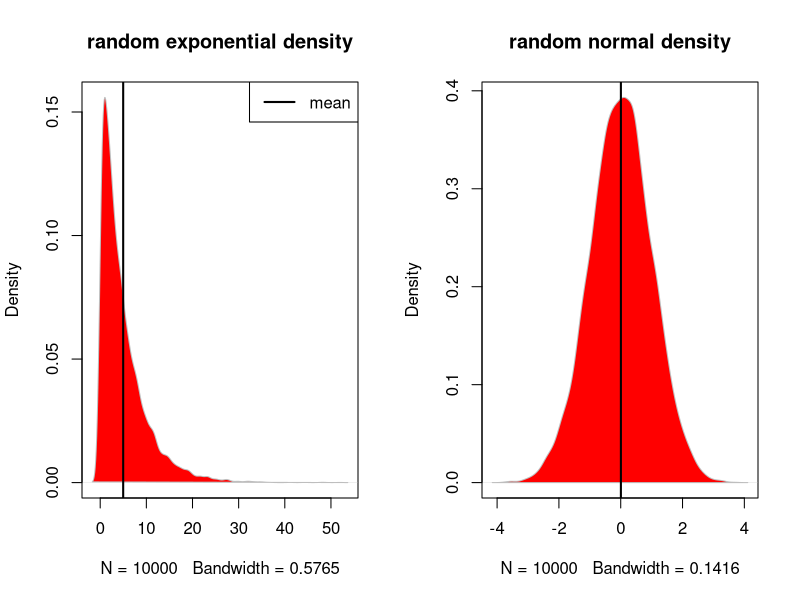
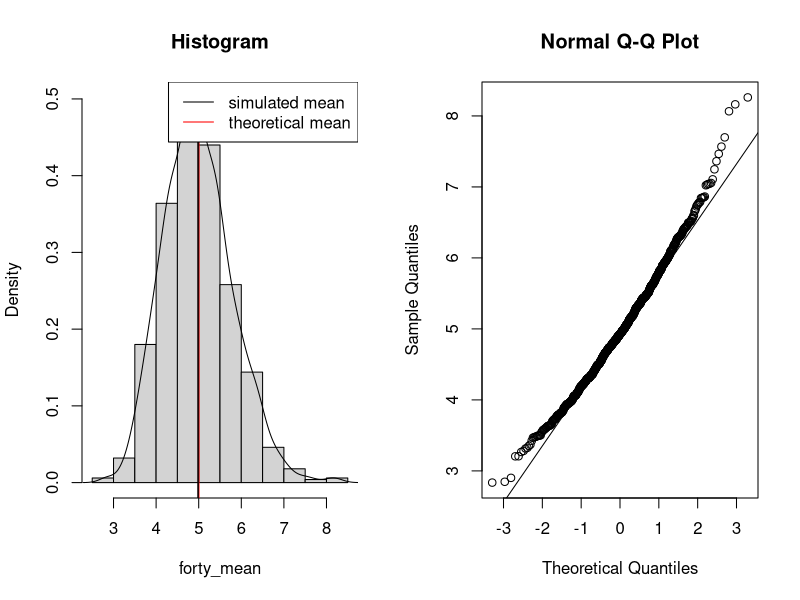
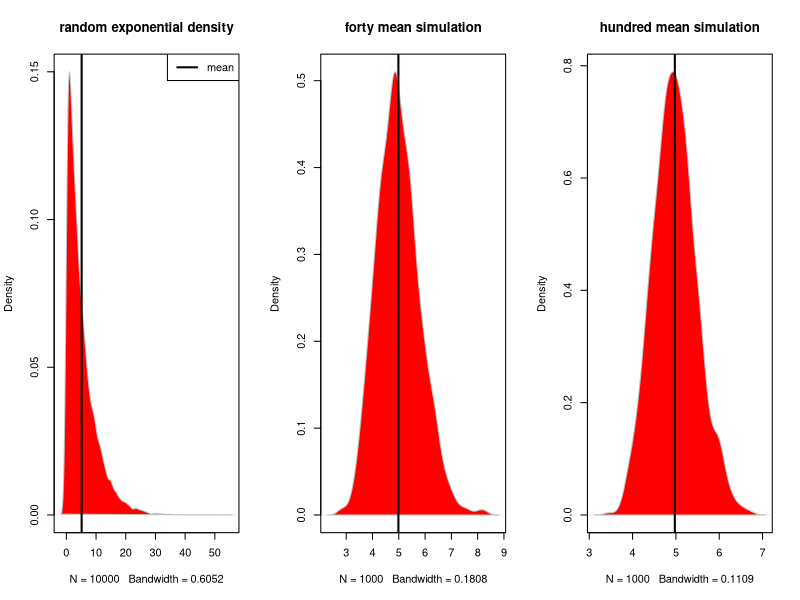

The R script that drew these images, in order:
## ---- chunk 1
knitr::opts_chunk$set(echo = TRUE)
## ---- chunk 2
set.seed(23)
## lambda is the rate parameter for rexp() exponential simulation function in R
## The mean of exponential distribution is 1/lambda and the standard deviation is also 1/lambda.
lambda <- 0.2
par(mfrow=c(1,2), oma=c(0,0,0,0))
randomexponential <- rexp(10000, lambda)
re <- density(randomexponential)
plot(re, type="n", main="random exponential density")
polygon(re, col="red", border="grey")
abline(v=mean(randomexponential), col="black", lwd=2)
legend('topright', "mean", lty=1, col="black", lwd=2)
set.seed(23)
randomnormal <- rnorm(10000)
rn <-density(randomnormal)
plot(rn, type="n", main="random normal density")
polygon(rn, col="red", border="grey")
abline(v=mean(randomnormal), col="black", lwd=2)
## ---- chunk 3
set.seed(23)  ## set seed for reproducability
## run 1000 simulations
nsims <- 1000
n <- 40 ## our default number of exponentials
ten_mean = sapply(1:nsims, function(x) {mean(rexp(10, lambda))})
twenty_mean = sapply(1:nsims, function(x) {mean(rexp(20, lambda))})
thirty_mean = sapply(1:nsims, function(x) {mean(rexp(30, lambda))})
forty_mean = sapply(1:nsims, function(x) {mean(rexp(n, lambda))})
fifty_mean = sapply(1:nsims, function(x) {mean(rexp(50, lambda))})
hundred_mean = sapply(1:nsims, function(x) {mean(rexp(100, lambda))})
## ---- chunk 4
meansdf <- data.frame("theoreticalMean"=1/lambda)
## meansdf$tenMean <- mean(ten_mean)
meansdf$fortyMean <- mean(forty_mean)
## meansdf$hundredMean <- mean(hundred_mean)
meansdf
## ---- chunk 5
variancedf <- data.frame("theoreticalVariance" = 1/lambda^2/n)
## 1/lambda^2/n  ## our theoretical variance for 1000 means of n=40 size exponentials
variancedf$simulatedVariance <- var(forty_mean)  ## the actual variance of our 40 size exponential simulation
variancedf
## ---- chunk 6
vx <- c(var(ten_mean)-1/lambda^2/10, var(twenty_mean)-1/lambda^2/20, var(thirty_mean)-1/lambda^2/30, var(forty_mean)-1/lambda^2/n, var(fifty_mean)-1/lambda^2/50, var(hundred_mean)-1/lambda^2/100)
ylabel <- c(10, 20, 30, 40, 50, 100)
lo <- loess(ylabel ~ vx)
##plot(vx, ylabel, main="difference in theoretical and actual variance", xlab="theoretical minus actual variance", ylab = "sample size index")
##lines(predict(lo), col='red', lwd=2)
## ---- chunk 7
par(mfrow=c(1,2), oma=c(0,0,0,0))
hist(forty_mean, breaks=10, prob=TRUE, main="Histogram") 
lines(density(forty_mean), col="black")
## the theoretical center of distribution is 1/lambda (vertical line at mean)
abline(v=1/lambda, col="red", lty=1, lwd=1.5)
## our simulated mean/center
abline(v=mean(forty_mean), col="black", lwd=1.5)
legend('topright', c("simulated mean", "theoretical mean"), lty=c(1,1), col=c("black", "red"))

qqnorm(forty_mean); qqline(forty_mean)
## ---- chunk 8
par(mfrow=c(1,3), oma=c(0,0,0,0))
randomexponential <- rexp(10000, lambda)
re <- density(randomexponential)
plot(re, type="n", main="random exponential density")
polygon(re, col="red", border="grey")
abline(v=mean(randomexponential), col="black", lwd=2)
legend('topright', "mean", lty=1, col="black", lwd=2)

d <- density(forty_mean)
plot(d, type="n", main="forty mean simulation")
polygon(d, col="red", border="grey")
abline(v=mean(forty_mean), col="black", lwd=2)

d <- density(hundred_mean)
plot(d, type="n", main="hundred mean simulation")
polygon(d, col="red", border="grey")
abline(v=mean(hundred_mean), col="black", lwd=2)
